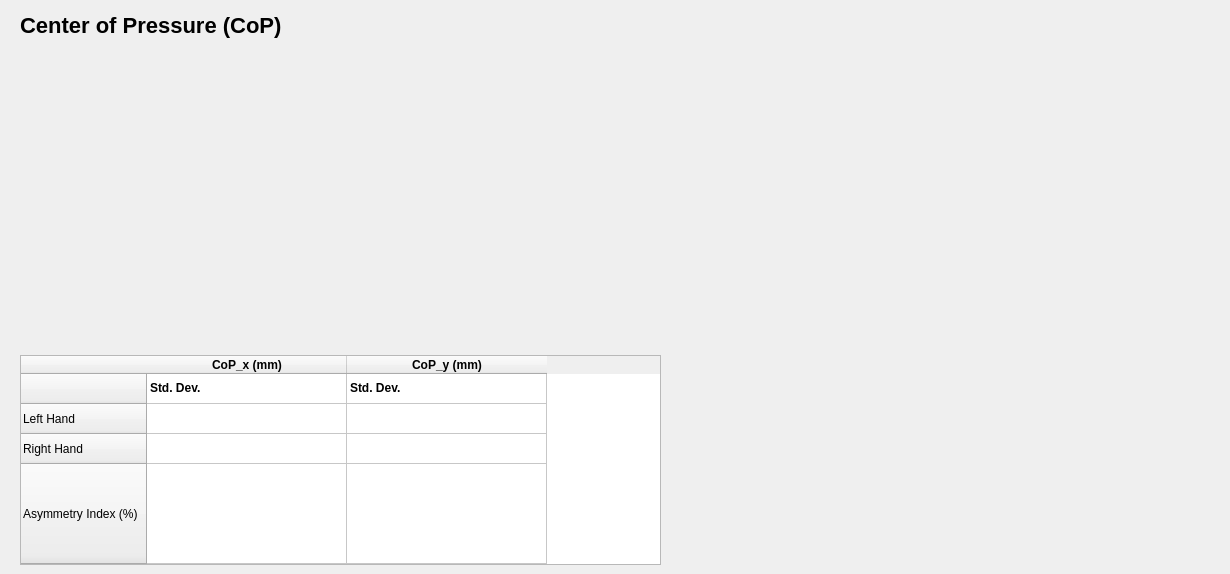
        <widget class="QWidget" name="CoP">
         <attribute name="title">
          <string>CoP (mm)</string>
         </attribute>
         <widget class="QLabel" name="label_cop_plots">
          <property name="geometry">
           <rect>
            <x>20</x>
            <y>10</y>
            <width>571</width>
            <height>31</height>
           </rect>
          </property>
          <property name="font">
           <font>
            <pointsize>-1</pointsize>
            <weight>75</weight>
            <bold>true</bold>
           </font>
          </property>
          <property name="styleSheet">
           <string notr="true">font-size: 22px;
font-weight: bold;</string>
          </property>
          <property name="text">
           <string>Center of Pressure (CoP)</string>
          </property>
         </widget>
         <widget class="QWidget" name="plot_links_cop" native="true">
          <property name="geometry">
           <rect>
            <x>20</x>
            <y>50</y>
            <width>571</width>
            <height>291</height>
           </rect>
          </property>
          <property name="styleSheet">
           <string notr="true"/>
          </property>
         </widget>
         <widget class="QWidget" name="plot_rechts_cop" native="true">
          <property name="geometry">
           <rect>
            <x>650</x>
            <y>50</y>
            <width>571</width>
            <height>291</height>
           </rect>
          </property>
          <property name="styleSheet">
           <string notr="true"/>
          </property>
         </widget>
         <widget class="QTableWidget" name="tabelle_cop">
          <property name="geometry">
           <rect>
            <x>20</x>
            <y>355</y>
            <width>641</width>
            <height>210</height>
           </rect>
          </property>
          <property name="styleSheet">
           <string notr="true"/>
          </property>
          <property name="editTriggers">
           <set>QAbstractItemView::NoEditTriggers</set>
          </property>
          <property name="selectionMode">
           <enum>QAbstractItemView::NoSelection</enum>
          </property>
          <property name="rowCount">
           <number>4</number>
          </property>
          <property name="columnCount">
           <number>2</number>
          </property>
          <attribute name="horizontalHeaderDefaultSectionSize">
           <number>200</number>
          </attribute>
          <attribute name="horizontalHeaderStretchLastSection">
           <bool>false</bool>
          </attribute>
          <attribute name="verticalHeaderStretchLastSection">
           <bool>true</bool>
          </attribute>
          <row>
           <property name="text">
            <string/>
           </property>
          </row>
          <row>
           <property name="text">
            <string>Left Hand</string>
           </property>
          </row>
          <row>
           <property name="text">
            <string>Right Hand</string>
           </property>
          </row>
          <row>
           <property name="text">
            <string>Asymmetry Index (%)</string>
           </property>
          </row>
          <column>
           <property name="text">
            <string>CoP_x (mm)</string>
           </property>
           <property name="font">
            <font>
             <weight>75</weight>
             <bold>true</bold>
            </font>
           </property>
          </column>
          <column>
           <property name="text">
            <string>CoP_y (mm)</string>
           </property>
           <property name="font">
            <font>
             <weight>75</weight>
             <bold>true</bold>
            </font>
           </property>
          </column>
          <item row="0" column="0">
           <property name="text">
            <string>Std. Dev.</string>
           </property>
           <property name="font">
            <font>
             <weight>75</weight>
             <bold>true</bold>
            </font>
           </property>
          </item>
          <item row="0" column="1">
           <property name="text">
            <string>Std. Dev.</string>
           </property>
           <property name="font">
            <font>
             <weight>75</weight>
             <bold>true</bold>
            </font>
           </property>
          </item>
         </widget>
        </widget>
